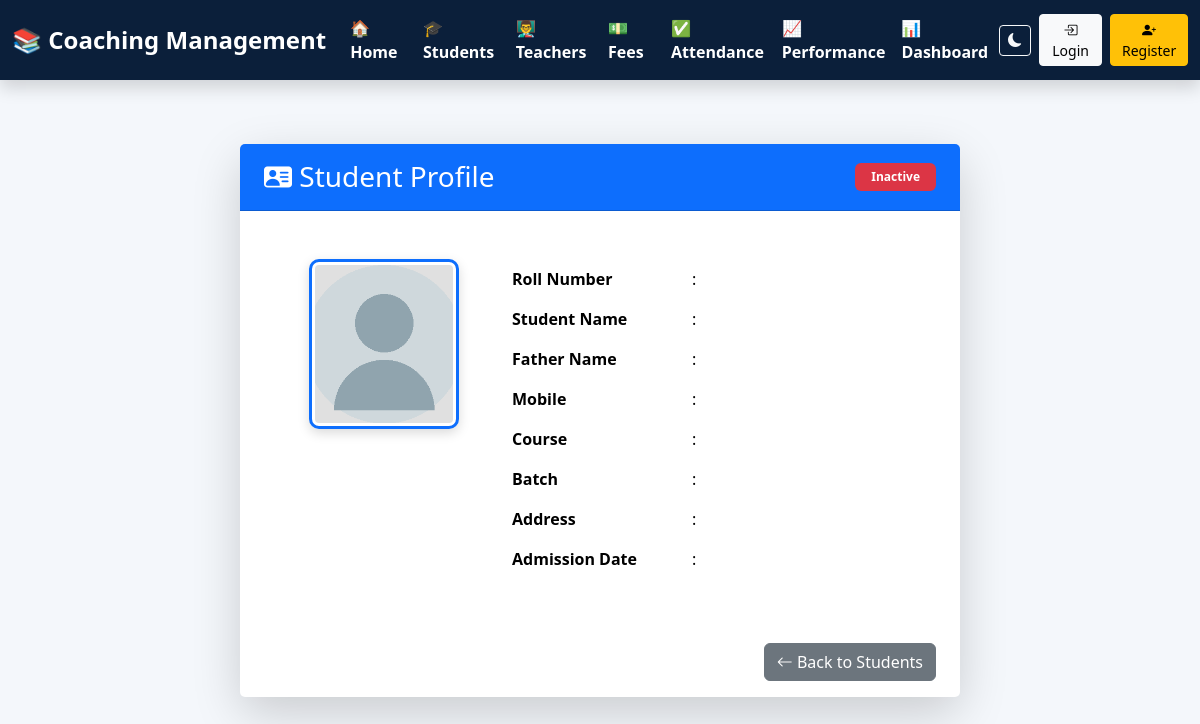
The page /view_student/10 on the database as committed earlier.
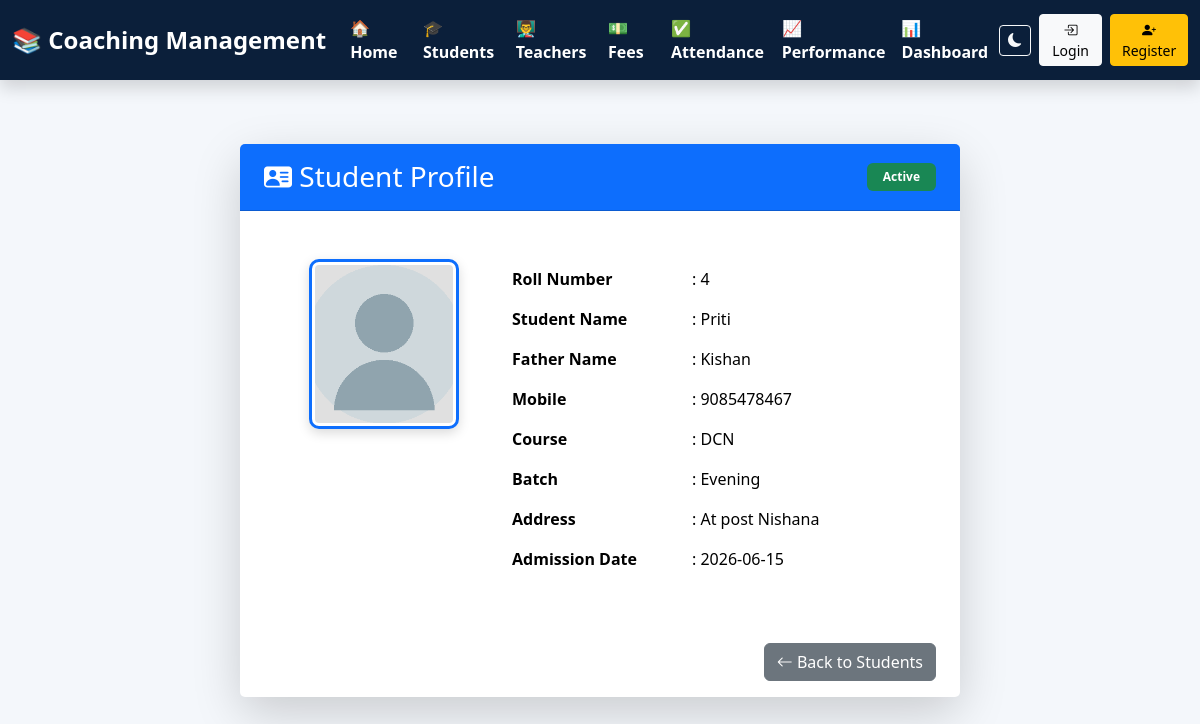
The same page on the database as committed later.
### tables this page shows
CREATE TABLE students(

        id INTEGER PRIMARY KEY AUTOINCREMENT,
        roll_no INTEGER UNIQUE,
        name TEXT,
        father_name TEXT,
        surname TEXT,
        mobile TEXT,
        course TEXT,
        batch TEXT,
        address TEXT,
        admission_date TEXT,
        status TEXT

    , photo TEXT DEFAULT 'default.png');

### app.py (the view)
@app.route("/view_student/<int:id>")
def view_student(id):
    conn = get_connection()
    cursor = conn.cursor()
    cursor.execute("SELECT * FROM students  WHERE id=?", (id,))
    s = cursor.fetchone()
    cursor.execute("SELECT * FROM performance WHERE student_id=?", (id,))
    performance = cursor.fetchall()
    conn.close()
    return render_template(
        "view_student.html",
        s=s,
        performance=performance
    )

### db.py (called while the page is built)
def get_connection():
    conn = sqlite3.connect(DATABASE)
    conn.row_factory = sqlite3.Row
    conn.execute("PRAGMA foreign_keys = ON")
    return conn

### templates/view_student.html (shortened to what the changed rows need)
{% extends "base.html" %}
{% block content %}
<div class="container py-5">
    <div class="row justify-content-center">
        <div class="col-lg-8">
            <div class="card shadow-lg border-0 rounded-4">
                <div class="card-header bg-primary text-white py-3 px-4 d-flex justify-content-between align-items-center">
                    <h3 class="mb-0">
                        <i class="bi bi-person-vcard-fill"></i>
                        Student Profile
                    </h3>
                    {% if s.status == "Active" %}
                        <span class="badge bg-success px-3 py-2">Active</span>
                    {% else %}
                        <span class="badge bg-danger px-3 py-2">Inactive</span>
                    {% endif %}
                </div>
                <div class="card-body p-5">
                    <div class="row">
                        <div class="col-md-8">
                            <table class="table table-borderless align-middle mb-0">
                                <tr>
                                    <th width="180">Roll Number</th>
                                    <td>: {{ s.roll_no }}</td>
                                </tr>
                                <tr>
                                    <th>Student Name</th>
                                    <td>: {{ s.name }}</td>
                                </tr>
                                <tr>
                                    <th>Father Name</th>
                                    <td>: {{ s.father_name }}</td>
                                </tr>
                                <tr>
                                    <th>Mobile</th>
                                    <td>: {{ s.mobile }}</td>
                                </tr>
                                <tr>
                                    <th>Course</th>
                                    <td>: {{ s.course }}</td>
                                </tr>
                                <tr>
                                    <th>Batch</th>
                                    <td>: {{ s.batch }}</td>
                                </tr>
                                <tr>
                                    <th>Address</th>
                                    <td>: {{ s.address }}</td>
                                </tr>
                                <tr>
                                    <th>Admission Date</th>
                                    <td>: {{ s.admission_date }}</td>
                                </tr>
                            </table>
                        </div>
                    </div>
                </div>
            </div>
        </div>
    </div>
</div>
{% endblock %}

Rows that differ between the two databases and show on the page:
added students: roll_no "4", name "Priti", father_name "Kishan", mobile "9085478467", course "DCN", batch "Evening", address "At post Nishana", admission_date "2026-06-15"
Other text that changed with them:
text no longer shown: "Inactive"
text now shown: "Active"
